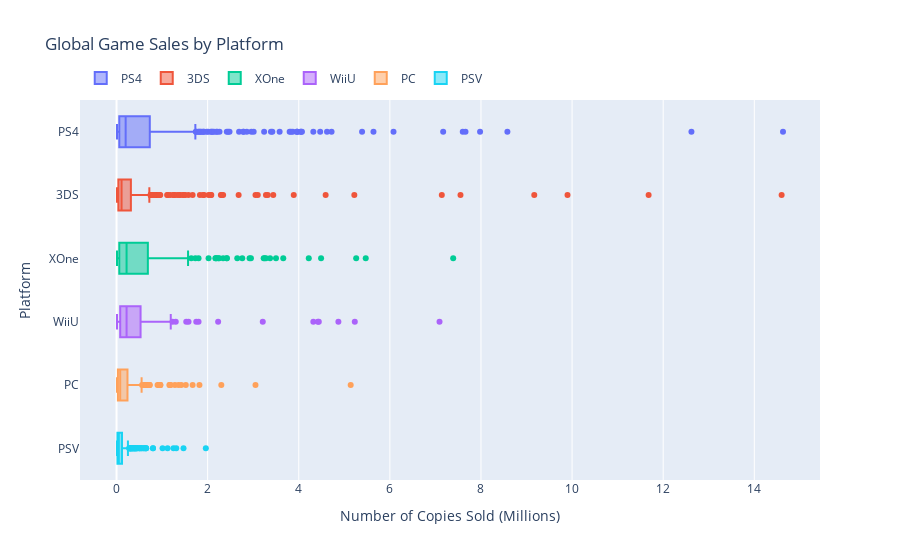

Write notebook code for a chart like this one.
### Markdown cell above
**Box Plots of Global Game Sales: Xbox One vs. PlayStation 4**
- Plotted horizontally for readability.
- Q1, Q3, and whiskers calculated using default method (linear).
- Platforms can be toggled on/off
- Zoom in on plot via cursor

Also displaying average, quartiles, min, max, and median.

### Code cell
potential_platforms_extended = ['PS4', 'XOne', '3DS', 'WiiU', 'PC', 'PSV']

potential_platforms_data = filtered_years.query('platform.isin(@potential_platforms_extended)')
                                                
fig = px.box(potential_platforms_data,
                y='platform',   
                x='total_sales',
                orientation='h',
                color='platform',
                labels={'platform': 'Platform', 'total_sales': 'Number of Copies Sold (Millions)'},
                title='Global Game Sales by Platform')

fig.update_layout(legend=dict(orientation='h', yanchor='bottom', y=1.02,
                              xanchor='left', x=.001,
                              title=None)
                 )
fig.show()

display(potential_platforms_data.groupby('platform')['total_sales'].describe().sort_values('mean', ascending=False))

### Figure 1 — Plotly figure (JSON) as saved in the notebook; plotly's stock layout.template omitted (floating-point values rounded to 4 significant figures; data arrays with more than 128 entries replaced by an {"elided": "..."} marker saying what was removed)
{"data": [{"alignmentgroup": "True", "hovertemplate": "Platform=%{y}<br>Number of Copies Sold (Millions)=%{x}<extra></extra>", "legendgroup": "PS4", "marker": {"color": "#636efa"}, "name": "PS4", "notched": false, "offsetgroup": "PS4", "orientation": "h", "showlegend": true, "type": "box", "x": {"elided": "392 float values"}, "x0": " ", "xaxis": "x", "y": {"elided": "392 str values"}, "y0": " ", "yaxis": "y"}, {"alignmentgroup": "True", "hovertemplate": "Platform=%{y}<br>Number of Copies Sold (Millions)=%{x}<extra></extra>", "legendgroup": "3DS", "marker": {"color": "#EF553B"}, "name": "3DS", "notched": false, "offsetgroup": "3DS", "orientation": "h", "showlegend": true, "type": "box", "x": {"elided": "396 float values"}, "x0": " ", "xaxis": "x", "y": {"elided": "396 str values"}, "y0": " ", "yaxis": "y"}, {"alignmentgroup": "True", "hovertemplate": "Platform=%{y}<br>Number of Copies Sold (Millions)=%{x}<extra></extra>", "legendgroup": "XOne", "marker": {"color": "#00cc96"}, "name": "XOne", "notched": false, "offsetgroup": "XOne", "orientation": "h", "showlegend": true, "type": "box", "x": {"elided": "247 float values"}, "x0": " ", "xaxis": "x", "y": {"elided": "247 str values"}, "y0": " ", "yaxis": "y"}, {"alignmentgroup": "True", "hovertemplate": "Platform=%{y}<br>Number of Copies Sold (Millions)=%{x}<extra></extra>", "legendgroup": "WiiU", "marker": {"color": "#ab63fa"}, "name": "WiiU", "notched": false, "offsetgroup": "WiiU", "orientation": "h", "showlegend": true, "type": "box", "x": {"elided": "147 float values"}, "x0": " ", "xaxis": "x", "y": {"elided": "147 str values"}, "y0": " ", "yaxis": "y"}, {"alignmentgroup": "True", "hovertemplate": "Platform=%{y}<br>Number of Copies Sold (Millions)=%{x}<extra></extra>", "legendgroup": "PC", "marker": {"color": "#FFA15A"}, "name": "PC", "notched": false, "offsetgroup": "PC", "orientation": "h", "showlegend": true, "type": "box", "x": {"elided": "250 float values"}, "x0": " ", "xaxis": "x", "y": {"elided": "250 str values"}, "y0": " ", "yaxis": "y"}, {"alignmentgroup": "True", "hovertemplate": "Platform=%{y}<br>Number of Copies Sold (Millions)=%{x}<extra></extra>", "legendgroup": "PSV", "marker": {"color": "#19d3f3"}, "name": "PSV", "notched": false, "offsetgroup": "PSV", "orientation": "h", "showlegend": true, "type": "box", "x": {"elided": "411 float values"}, "x0": " ", "xaxis": "x", "y": {"elided": "411 str values"}, "y0": " ", "yaxis": "y"}], "layout": {"boxmode": "overlay", "legend": {"orientation": "h", "title": {}, "tracegroupgap": 0, "x": 0.001, "xanchor": "left", "y": 1.02, "yanchor": "bottom"}, "title": {"text": "Global Game Sales by Platform"}, "xaxis": {"anchor": "y", "domain": [0, 1], "title": {"text": "Number of Copies Sold (Millions)"}}, "yaxis": {"anchor": "x", "categoryarray": ["PSV", "PC", "WiiU", "XOne", "3DS", "PS4"], "categoryorder": "array", "domain": [0, 1], "title": {"text": "Platform"}}}}
